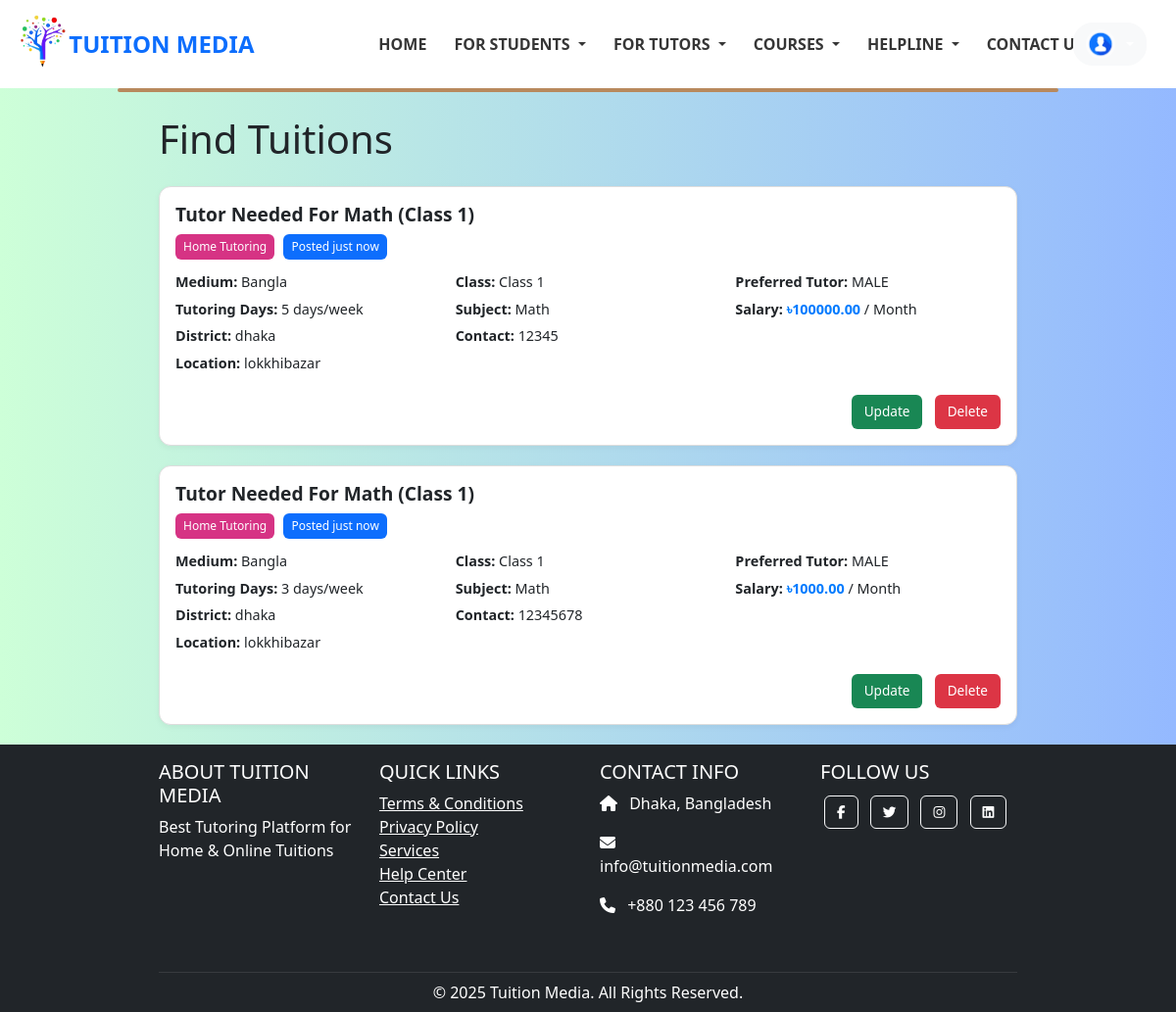
/find_tuitions/ (signed in), run on the app's committed database.
### students/models.py (models this page shows, shortened)
class tutor_request_post(models.Model):
    CLASS_CHOICES = [
        ('Class 1', 'Class 1'),
        ('Class 2', 'Class 2'),
        ('Class 3', 'Class 3'),
        ('Class 4', 'Class 4'),
        ('Class 5', 'Class 5'),
        ('Class 6', 'Class 6'),
        ('Class 7', 'Class 7'),
        ('Class 8', 'Class 8'),
        ('Class 9', 'Class 9'),
        ('Class 10', 'Class 10'),
        ('HSC 1st Year', 'HSC 1st Year'),
        ('HSC 2nd Year', 'HSC 2nd Year'),
    ]
    MEDIUM_CHOICES = [
        ('Bangla', 'Bangla'),
        ('English', 'English'),
    ]
    GENDER_CHOICES = [
        ('MALE', 'MALE'),
        ('FEMALE', 'FEMALE'),
        ('MALE/FEMALE', 'MALE/FEMALE'),
    ]
    student_name = models.CharField(max_length=100)  # blank=False by default
    contact_number = models.CharField(max_length=20, blank=True, null=True)  # Optional
    medium = models.CharField(max_length=20, choices=MEDIUM_CHOICES,default='Bangla')  # Required choice
    student_class = models.CharField(max_length=30, choices=CLASS_CHOICES,default='class 10')  # Required choice
    preferred_tutor = models.CharField(max_length=20, choices=GENDER_CHOICES,default='MALE')  # Required choice
    subject = models.CharField(max_length=100, blank=True, null=True)
    salary = models.DecimalField(max_digits=10, decimal_places=2, blank=True, null=True)
    tutoring_days = models.CharField(max_length=100, blank=True, null=True)
    district = models.CharField(max_length=100, blank=True, null=True)
    location = models.CharField(max_length=100, blank=True, null=True)
    timestamp = models.DateTimeField(auto_now_add=True)

### tutors/views.py (the view)
# urls.py: path('find_tuitions/',tutors_view.find_tuitions, name='find_tuitions'),
def find_tuitions(request):
    posts = tutor_request_post.objects.all().order_by('-timestamp')
    context= {'posts':posts}
    return render(request,template_name='tutors/find_tuitions.html',context=context)

### template/tutors/find_tuitions.html
{% extends 'base.html' %}
{% load static %}
{% block extra_css %}
  <link rel="stylesheet" href="{% static 'css/find_tuitions.css' %}">
{% endblock %}
{% block content %}
<div class="container mt-4">
  <h1 class="text-2xl font-bold mb-4">Find Tuitions</h1>
  {% if posts %}
    {% for post in posts %}
      <div class="tuition-card">
        <h3 class="title">Tutor Needed For {{ post.subject }} ({{ post.student_class }})</h3>
        <div class="tags">
          <span class="tag home">Home Tutoring</span>
          <span class="tag time">Posted just now</span>
        </div>
        <div class="tuition-card-body">
          <div class="column">
            <p><strong>Medium:</strong> {{ post.medium }}</p>
            <p><strong>Tutoring Days:</strong> {{ post.tutoring_days }} days/week</p>
            <p><strong>District:</strong> {{ post.district }}</p>
            <p><strong>Location:</strong> {{ post.location }}</p>
          </div>
          <div class="column">
            <p><strong>Class:</strong> {{ post.student_class }}</p>
            <p><strong>Subject:</strong> {{ post.subject }}</p>
            <p><strong>Contact:</strong> {{ post.contact_number }}</p>
          </div>
          <div class="column">
            <p><strong>Preferred Tutor:</strong> {{ post.preferred_tutor }}</p>
            <p><strong>Salary:</strong> <span class="salary">৳{{ post.salary }}</span> / Month</p>
          </div>
        </div>
        <div class="card-actions">
          <a href="{% url 'update' post.id %}" class="btn update">Update</a>
          <a href="{% url 'delete' post.id %}" class="btn delete">Delete</a>
        </div>
      </div>
    {% endfor %}
  {% else %}
    <p class="text-gray-600">No tuition requests found.</p>
  {% endif %}
</div>
{% endblock %}

### static/CSS/navbar.css (style rules this page uses)
body { margin: 0; padding: 0; background: linear-gradient(to right, #cdffd8, #94b9ff); font-family: 'Segoe UI', sans-serif; }

### static/CSS/Find_tuitions.css (style rules this page uses)
.container { max-width: 900px; margin: auto; }
.tuition-card { border: 1px solid #ddd; border-radius: 12px; padding: 16px; margin-bottom: 20px; box-shadow: 0 2px 6px rgba(0,0,0,0.05); background-color: #fff; position: relative; }
.title { font-size: 1.2rem; font-weight: bold; margin-bottom: 8px; }
.tags { margin-bottom: 12px; }
.tag { display: inline-block; padding: 4px 8px; border-radius: 6px; font-size: 0.75rem; color: #fff; margin-right: 5px; }
.tag.home { background-color: #d63384; }
.tag.time { background-color: #0d6efd; }
.tuition-card-body { display: flex; justify-content: space-between; gap: 15px; margin-bottom: 16px; }
.column { flex: 1; }
.column p { margin-bottom: 6px; font-size: 0.9rem; }
.salary { color: #007bff; font-weight: bold; }
.card-actions { text-align: right; }
.btn { display: inline-block; padding: 6px 12px; border-radius: 6px; text-decoration: none; color: #fff; margin-left: 8px; font-size: 0.85rem; }
.btn.update { background-color: #198754; }
.btn.delete { background-color: #dc3545; }

### data on the page
tutor_request_post: subject "Math", student_class "Class 1", medium "Bangla", tutoring_days "5", district "dhaka", location "lokkhibazar", contact_number "12345", preferred_tutor "MALE", salary "100000.00"
tutor_request_post: subject "Math", student_class "Class 1", medium "Bangla", tutoring_days "3", district "dhaka", location "lokkhibazar", contact_number "12345678", preferred_tutor "MALE", salary "1000.00"
